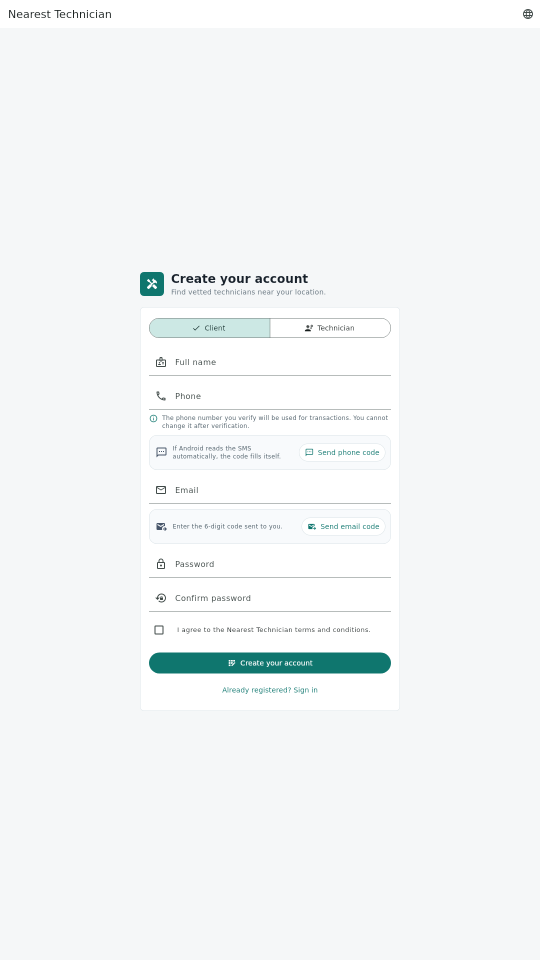
#> input picture store_assets/source_screenshots/phone-client.png, 1080 x 1920 px (shown at 1/2 size); its folder holds 6 pictures in this run
$ python create_store_assets_from_screenshots.py
#> lines starting #> are read from the running program, lines starting #| are printed output that depends on the picture
#!/usr/bin/env python3
from pathlib import Path
from PIL import Image, ImageDraw, ImageFont, ImageFilter

ROOT = Path(__file__).resolve().parents[1]
SRC = ROOT / "store_assets/source_screenshots"
PLAY = ROOT / "store_assets/play_store"
APP_STORE = ROOT / "store_assets/app_store"

BG = "#F2F6FB"
SURFACE = "#FFFFFF"
TEXT = "#17202A"
MUTED = "#51616B"
BLUE = "#155AC9"
BLUE_DARK = "#0D3F98"
BLUE_SOFT = "#DCEBFF"
TEAL = "#0F766E"
YELLOW = "#F4C84A"
BORDER = "#D8E2EA"


def font(size, bold=False):
    candidates = [
        "/usr/share/fonts/truetype/dejavu/DejaVuSans-Bold.ttf" if bold else "/usr/share/fonts/truetype/dejavu/DejaVuSans.ttf",
        "/usr/share/fonts/truetype/liberation/LiberationSans-Bold.ttf" if bold else "/usr/share/fonts/truetype/liberation/LiberationSans-Regular.ttf",
    ]
    for item in candidates:
        if Path(item).exists():
            return ImageFont.truetype(item, size)
    return ImageFont.load_default()


def text(draw, xy, value, size, fill=TEXT, bold=False, anchor=None):
    draw.text(xy, value, font=font(size, bold), fill=fill, anchor=anchor)


def rounded(draw, box, radius, fill, outline=None, width=1):
    draw.rounded_rectangle(box, radius=radius, fill=fill, outline=outline, width=width)


# [8 lines left out: function contain, not called in this run]


def cover(image, box, anchor_y=0.5):
    w = box[2] - box[0]
    h = box[3] - box[1]
    scale = max(w / image.width, h / image.height)
    resized = image.resize((int(image.width * scale), int(image.height * scale)), Image.Resampling.LANCZOS)
    left = max(0, (resized.width - w) // 2)
    max_top = max(0, resized.height - h)
    top = int(max_top * anchor_y)
    return resized.crop((left, top, left + w, top + h)), (box[0], box[1])


def text_size(draw, value, face):
    box = draw.textbbox((0, 0), value, font=face)
    return box[2] - box[0], box[3] - box[1]


def wrap_lines(draw, value, face, max_width, max_lines=None):
    words = value.split()
    lines = []
    current = ""
    for word in words:
        candidate = word if not current else f"{current} {word}"
        if text_size(draw, candidate, face)[0] <= max_width:
            current = candidate
            continue
        if current:
            lines.append(current)
        current = word
    if current:
        lines.append(current)

    if max_lines and len(lines) > max_lines:
        lines = lines[:max_lines]
        while lines[-1] and text_size(draw, f"{lines[-1]}...", face)[0] > max_width:
            lines[-1] = lines[-1].rsplit(" ", 1)[0] if " " in lines[-1] else lines[-1][:-1]
        lines[-1] = f"{lines[-1]}..."
    return lines


def draw_wrapped_text(draw, xy, value, size, max_width, fill=TEXT, bold=False, line_gap=1.18, max_lines=None):
    face = font(size, bold)
    y = xy[1]
    line_height = int(size * line_gap)
    for line in wrap_lines(draw, value, face, max_width, max_lines):
        draw.text((xy[0], y), line, font=face, fill=fill)
        y += line_height
    return y


def background(draw, size):
    w, h = size
    rounded(draw, (0, 0, w, h), 0, BG)
    draw.ellipse((int(w * 0.44), -int(h * 0.06), int(w * 1.18), int(h * 0.52)), fill=BLUE)
    draw.ellipse((-int(w * 0.23), int(h * 0.62), int(w * 0.34), int(h * 1.12)), fill=BLUE_SOFT)
    draw.ellipse((int(w * 0.06), int(h * 0.71), int(w * 0.23), int(h * 0.81)), fill=YELLOW)
    rounded(draw, (int(w * 0.66), int(h * 0.04), int(w * 1.06), int(h * 0.26)), int(w * 0.06), "#3A7BE8")


def paste_icon(base, box):
    icon_path = PLAY / "app-icon-512.png"
    if not icon_path.exists():
        return
    icon = Image.open(icon_path).convert("RGBA")
    icon.thumbnail((box[2] - box[0], box[3] - box[1]), Image.Resampling.LANCZOS)
    x = box[0] + (box[2] - box[0] - icon.width) // 2
    y = box[1] + (box[3] - box[1] - icon.height) // 2
    base.alpha_composite(icon, (x, y))


def crop_phone_content(image):
    w, h = image.size
    return image.crop((int(w * 0.17), int(h * 0.04), int(w * 0.83), int(h * 0.94)))


def crop_tablet_content(image):
    w, h = image.size
    return image.crop((int(w * 0.28), int(h * 0.04), int(w * 0.72), int(h * 0.94)))


def crop_app_content(source_name, image):
    w, h = image.size
    name = source_name.lower()
    if "login" in name:
        crop = (0.23, 0.34, 0.77, 0.70)
        anchor_y = 0.52
    elif "documents" in name:
        crop = (0.24, 0.02, 0.76, 0.72)
        anchor_y = 0.22
    elif "technician" in name:
        crop = (0.24, 0.02, 0.76, 0.74)
        anchor_y = 0.30
    else:
        crop = (0.24, 0.26, 0.76, 0.78)
        anchor_y = 0.46
    left, top, right, bottom = crop
    return image.crop((int(w * left), int(h * top), int(w * right), int(h * bottom))), anchor_y


def frame_screenshot(base, screenshot, box, radius, shadow=True, fit="contain", anchor_y=0.5):
    if shadow:
        shadow_layer = Image.new("RGBA", base.size, (0, 0, 0, 0))
        shadow_draw = ImageDraw.Draw(shadow_layer)
        rounded(shadow_draw, box, radius, (0, 0, 0, 55))
        shadow_layer = shadow_layer.filter(ImageFilter.GaussianBlur(24))
        base.alpha_composite(shadow_layer, (0, 18))

    draw = ImageDraw.Draw(base)
    rounded(draw, box, radius, SURFACE, BORDER, 2)
    inner = (box[0] + 18, box[1] + 18, box[2] - 18, box[3] - 18)
    shot, pos = cover(screenshot, inner, anchor_y) if fit == "cover" else contain(screenshot, inner)
    mask = Image.new("L", shot.size, 0)
    mask_draw = ImageDraw.Draw(mask)
    mask_draw.rounded_rectangle((0, 0, shot.width, shot.height), radius=max(radius - 18, 12), fill=255)
    base.paste(shot.convert("RGBA"), pos, mask)


def make_store_screenshot(source_name, out_path, size, title, subtitle, tablet=False):
    out_path.parent.mkdir(parents=True, exist_ok=True)
    base = Image.new("RGBA", size, BG)
    draw = ImageDraw.Draw(base)
    background(draw, size)

    card = (
        int(size[0] * 0.055),
        int(size[1] * 0.048),
        int(size[0] * (0.74 if tablet else 0.77)),
        int(size[1] * 0.225),
    )
    rounded(draw, card, int(size[0] * 0.032), SURFACE, BORDER, 2)
    icon_size = int(size[0] * (0.078 if tablet else 0.086))
    icon_box = (card[0] + int(size[0] * 0.035), card[1] + int(size[1] * 0.032), card[0] + int(size[0] * 0.035) + icon_size, card[1] + int(size[1] * 0.032) + icon_size)
    paste_icon(base, icon_box)

    title_x = icon_box[2] + int(size[0] * 0.032)
    max_text_width = card[2] - title_x - int(size[0] * 0.04)
    title_size = int(size[0] * (0.038 if tablet else 0.048))
    subtitle_size = int(size[0] * (0.019 if tablet else 0.024))
    y = draw_wrapped_text(draw, (title_x, card[1] + int(size[1] * 0.04)), title, title_size, max_text_width, TEXT, True, 1.08, 2)
    draw_wrapped_text(draw, (title_x, y + int(size[1] * 0.012)), subtitle, subtitle_size, max_text_width, MUTED, False, 1.18, 2)

    raw = Image.open(SRC / source_name).convert("RGBA")
    crop, anchor_y = crop_app_content(source_name, raw)
    margin_x = int(size[0] * (0.13 if tablet else 0.105))
    top = int(size[1] * 0.29)
    bottom = int(size[1] * 0.875)
    frame_screenshot(base, crop, (margin_x, top, size[0] - margin_x, bottom), int(size[0] * 0.035), fit="cover", anchor_y=anchor_y)

    pill = (
        int(size[0] * 0.105),
        int(size[1] * 0.895),
        int(size[0] * 0.895),
        int(size[1] * 0.972),
    )
    rounded(draw, pill, int(size[1] * 0.025), SURFACE, None)
    dot = int(size[1] * 0.014)
    cx = pill[0] + int(size[0] * 0.055)
    cy = (pill[1] + pill[3]) // 2
    draw.ellipse((cx - dot, cy - dot, cx + dot, cy + dot), fill=BLUE)
    caption = subtitle.replace("automatic detection support", "auto detection")
    caption_size = int(size[0] * (0.018 if tablet else 0.024))
    draw_wrapped_text(
        draw,
        (cx + int(size[0] * 0.04), pill[1] + int(size[1] * 0.017)),
        caption,
        caption_size,
        pill[2] - cx - int(size[0] * 0.09),
        BLUE_DARK,
        True,
        1.1,
        2,
    )
    base.convert("RGB").save(out_path, quality=95)


# [25 lines left out: function feature_graphic, not called in this run]


def main():
    phone_items = [
        ("phone-client.png", "phone-01-client-registration.png", "Client registration", "Verify phone, email, and request service faster."),
        ("phone-technician.png", "phone-02-technician-registration.png", "Technician onboarding", "Collect skills, contact details, and service readiness."),
        ("phone-documents.png", "phone-03-id-face-verification.png", "ID and face checks", "Camera-first verification with automatic detection support."),
        ("phone-login.png", "phone-04-secure-login.png", "Secure sign in", "Return quickly with verified account credentials."),
    ]
    tablet_items = [
        ("tablet-client.png", "tablet-01-client-registration.png", "Client registration", "A spacious form for verified service requests."),
        ("tablet-technician.png", "tablet-02-technician-registration.png", "Technician onboarding", "Technicians add skills, phone, and service details."),
        ("tablet-documents.png", "tablet-03-id-face-verification.png", "Document verification", "NIDA and face capture controls for review."),
        ("tablet-login.png", "tablet-04-secure-login.png", "Secure sign in", "Fast access for clients and technicians."),
    ]
    iphone_items = [(name.replace("phone", "iphone_69"), out, title, subtitle) for name, out, title, subtitle in phone_items]
    ipad_items = [(name.replace("tablet", "ipad_13"), out, title, subtitle) for name, out, title, subtitle in tablet_items]

    for src, out, title, subtitle in phone_items:
        make_store_screenshot(src, PLAY / "screenshots/phone" / out, (1080, 1920), title, subtitle)
#> in make_store_screenshot, `paste_icon(base, icon_box)`:
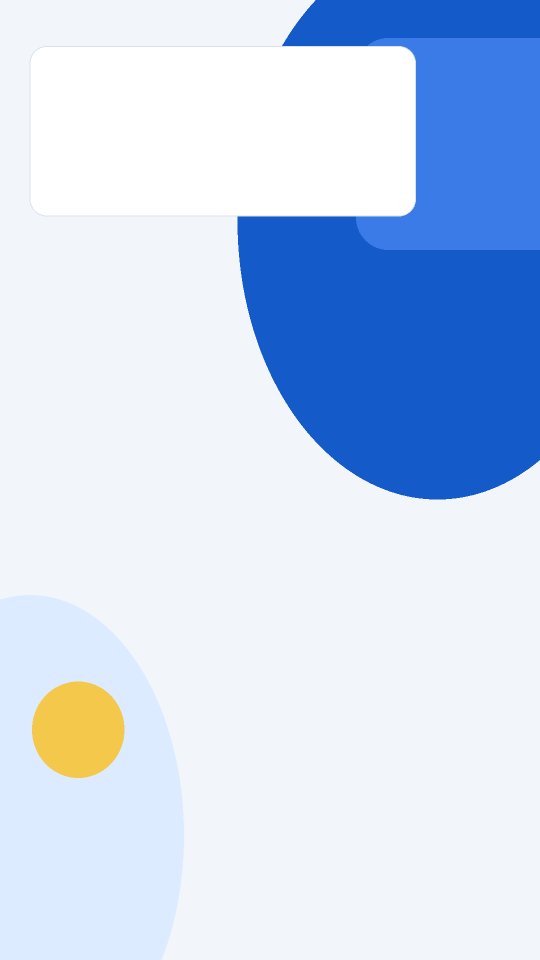
#> base: PIL image 1080x1920 RGBA (shown at 1/2 size); mean R, G, B, A 198.8, 215.7, 241.1, 255
#> in make_store_screenshot, `y = draw_wrapped_text(draw, (title_x, card[1] + int(size[1] * 0.04)), ..`: y = 223
#> in make_store_screenshot, raw is the input picture: PIL image 1080x1920 RGBA; mean R, G, B, A 243, 246, 246.7, 255
#> in make_store_screenshot, `crop, anchor_y = crop_app_content(source_name, raw)`:
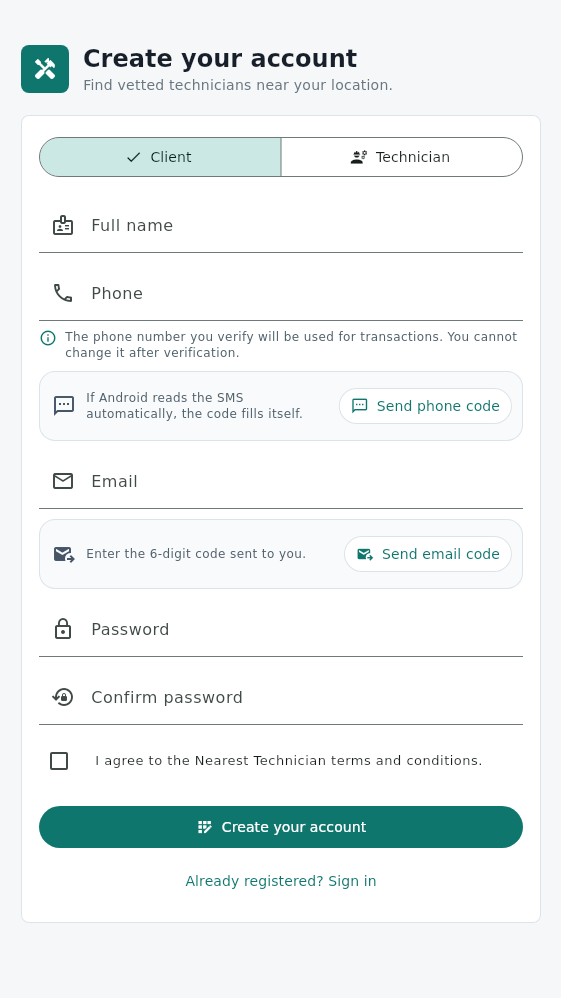
#> crop: PIL image 561x998 RGBA; mean R, G, B, A 237.1, 242.7, 242.9, 255
#> in make_store_screenshot, `crop, anchor_y = crop_app_content(source_name, raw)`: anchor_y = 0.46
#> in frame_screenshot, `shadow_layer = Image.new("RGBA", base.size, (0, 0, 0, 0))`: shadow_layer: PIL image 1080x1920 RGBA; every value is 0
#> in frame_screenshot, `shadow_layer = shadow_layer.filter(ImageFilter.GaussianBlur(24))`:
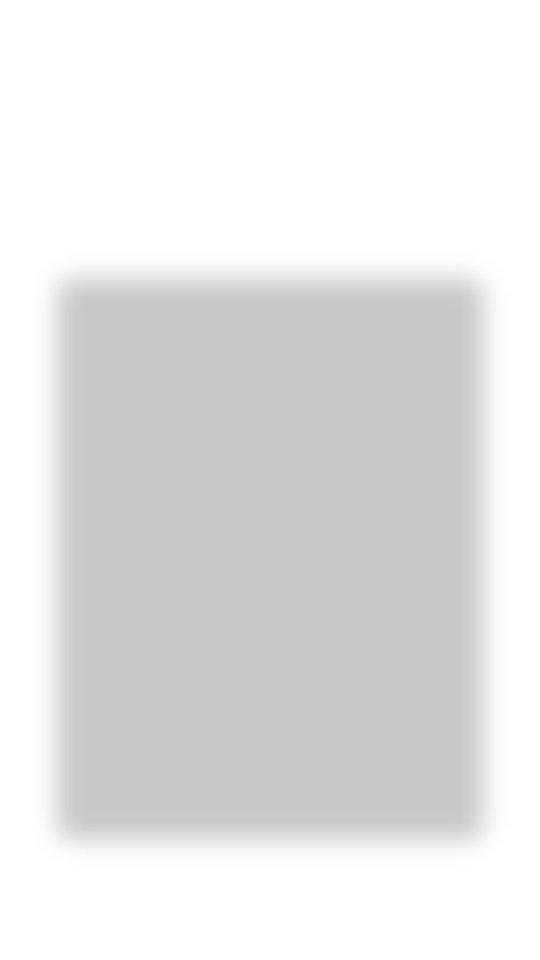
#> shadow_layer: PIL image 1080x1920 RGBA (shown at 1/2 size); mean R, G, B, A 0, 0, 0, 25.5; transparent parts drawn white
#> in frame_screenshot, `base.alpha_composite(shadow_layer, (0, 18))`:
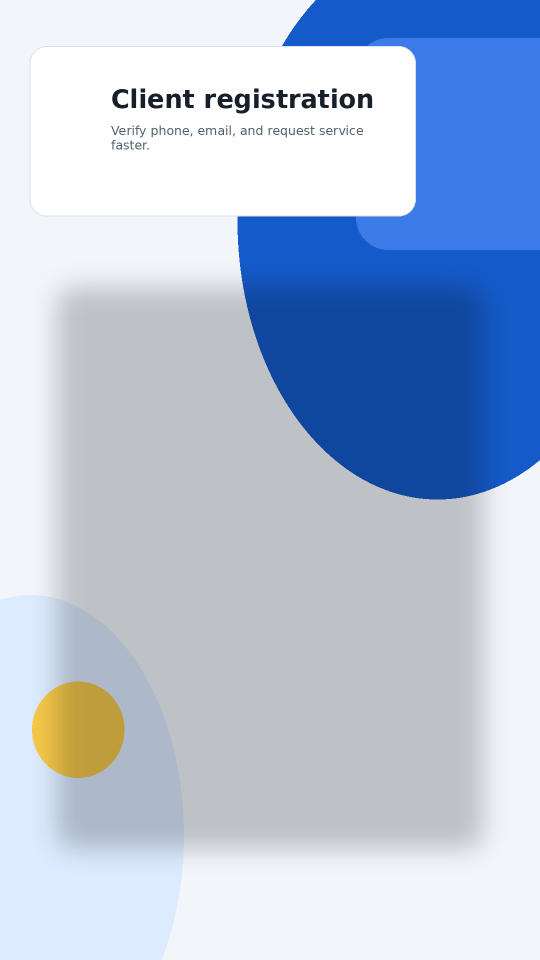
#> base: PIL image 1080x1920 RGBA (shown at 1/2 size); mean R, G, B, A 177.3, 192.8, 216.2, 255
#> in cover, `resized = image.resize((int(image.width * scale), int(image.height * s..`:
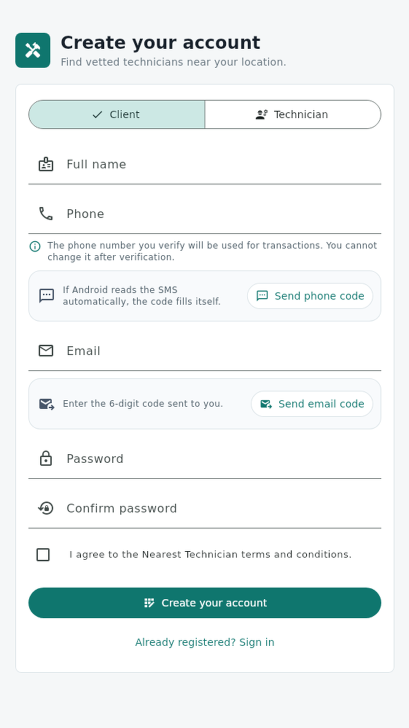
#> resized: PIL image 818x1455 RGBA (shown at 1/2 size); mean R, G, B, A 236.7, 242.4, 242.5, 255
#> in cover, `top = int(max_top * anchor_y)`: top = 168
#> in frame_screenshot, `shot, pos = cover(screenshot, inner, anchor_y) if fit == "cover" else ..`:
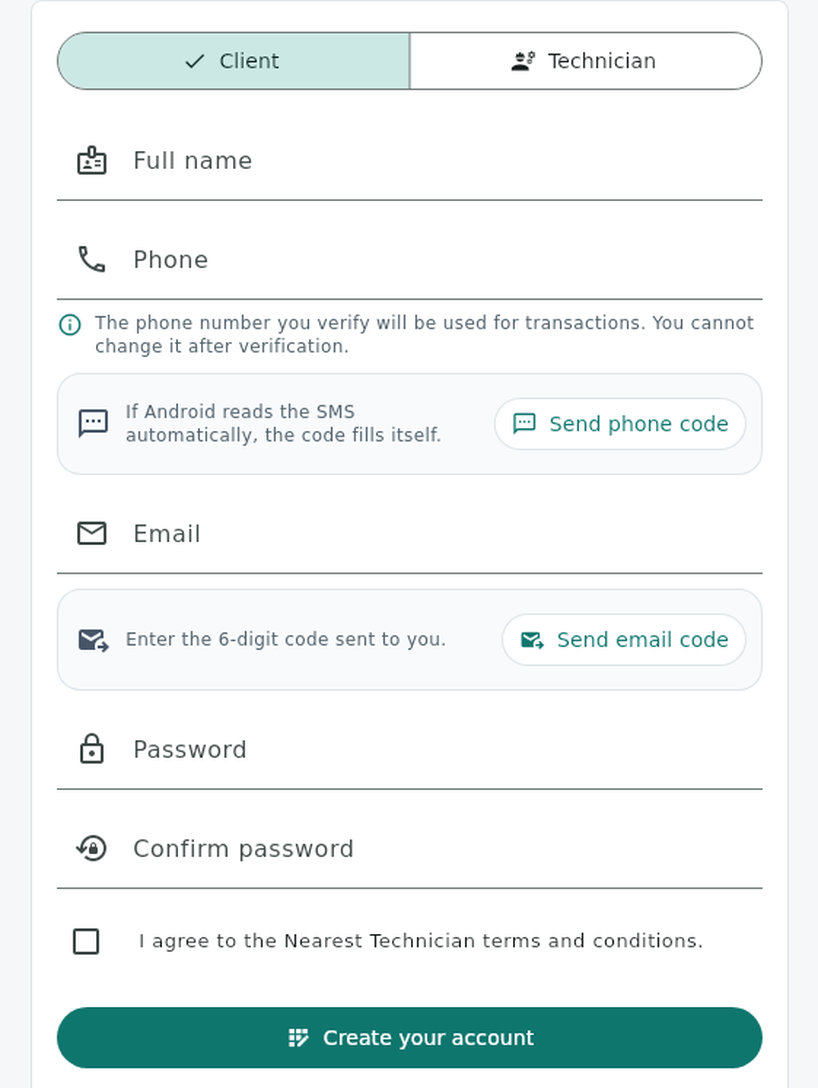
#> shot: PIL image 818x1088 RGBA; mean R, G, B, A 235.9, 242.3, 242.2, 255
#> in frame_screenshot, `shot, pos = cover(screenshot, inner, anchor_y) if fit == "cover" else ..`: pos = (131, 574)
#> in frame_screenshot, `mask = Image.new("L", shot.size, 0)`: mask: PIL image 818x1088 L; every value is 0
#> in make_store_screenshot, `base.convert("RGB").save(out_path, quality=95)`:
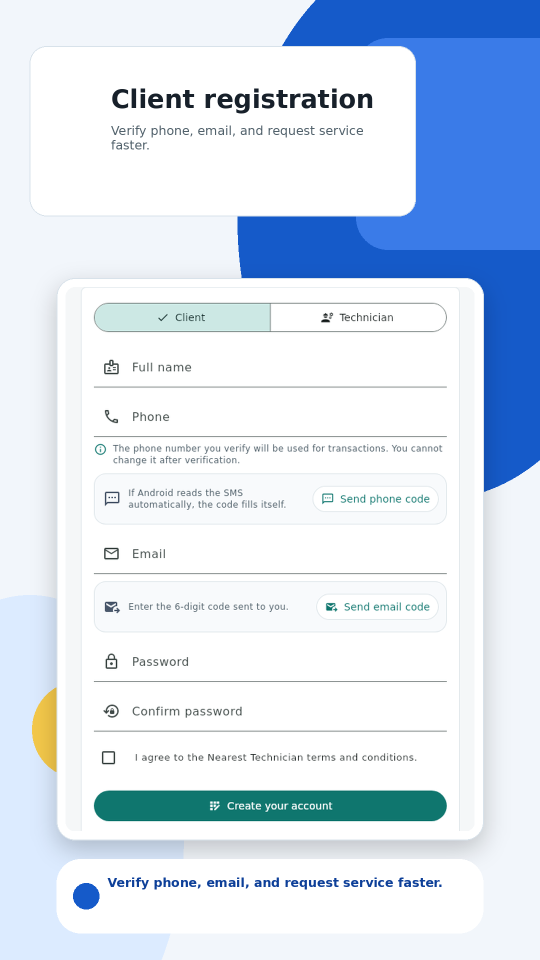
#> saved as phone-01-client-registration.png: PIL image 1080x1920 RGB (shown at 1/2 size); mean R, G, B 213.6, 226, 241
    for src, out, title, subtitle in tablet_items:
        make_store_screenshot(src, PLAY / "screenshots/tablet" / out, (1600, 2560), title, subtitle, tablet=True)
    for src, out, title, subtitle in iphone_items:
        make_store_screenshot(src, APP_STORE / "screenshots/iphone-6.9" / out, (1290, 2796), title, subtitle)
    for src, out, title, subtitle in ipad_items:
        make_store_screenshot(src, APP_STORE / "screenshots/ipad-13" / out, (2048, 2732), title, subtitle, tablet=True)

    feature_graphic()


if __name__ == "__main__":
#> (the run stopped early here; a loop or call above may not have finished)
